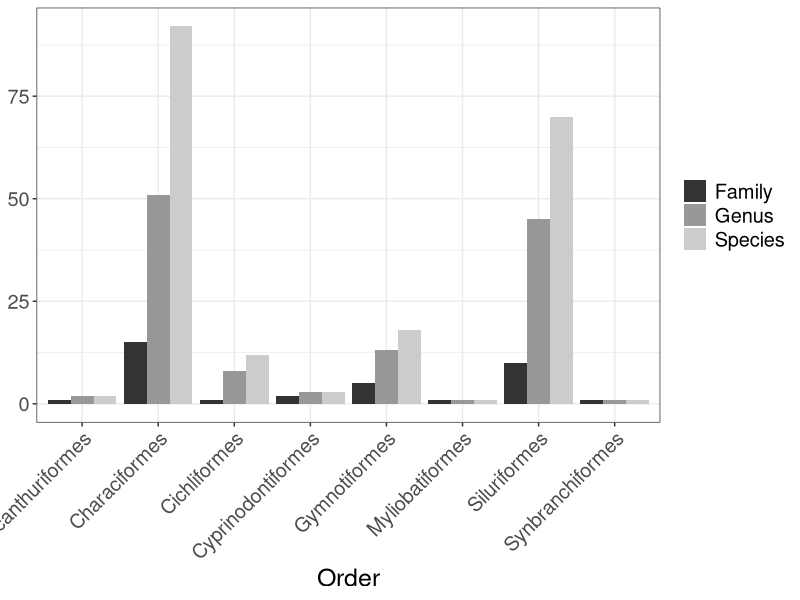

Generate this figure with R: (Note: this script raises an error after producing the figure.)
#PLEASE REFER TO README.txt TO KNOW REQUIRED INPUTS

session<-"your_session_directory_here"
setwd(session)

library(reshape2)
#melt
library(ggplot2)
#ggplot

#How many sp by genus?
taxonomy<-read.table("Taxonomy_spreadsheet.txt", header=T, row.names=NULL,sep="\t")
gensp<-as.data.frame(taxonomy[,8:9])  #only keep Genus and Species column
as.data.frame(table(unique(gensp)$Genus))->genspcount

length(which(genspcount$Freq>1))
length(which(genspcount$Freq>1))/124

#How many individuals by species
as.data.frame(table(taxonomy$Species))->spid
min(spid$Freq)
max(spid$Freq)
mean(spid$Freq)
length(which(spid$Freq>2))
length(which(spid$Freq>2))/length(spid$Freq)
length(which(spid$Freq==1))

#How many sp by order
tax<-as.data.frame(taxonomy[,c(4,5,8,9)])
as.data.frame(table(unique(tax[1:2])$Order))->FamilyFreq
as.data.frame(table(unique(tax[1:3])$Order))->GenFreq
as.data.frame(table(unique(tax[1:4])$Order))->SpFreq
Ordercounts<-as.data.frame(FamilyFreq)
Ordercounts$Genus<-GenFreq$Freq
Ordercounts$Species<-SpFreq$Freq
colnames(Ordercounts)<-c("Order","Family","Genus","Species")
data.m <- melt(Ordercounts, id.vars='Order')

ggplot(data.m, aes(Order, value)) +   
geom_bar(aes(fill = variable),position = "dodge", stat="identity")+
scale_fill_grey()+
guides(fill=guide_legend(title=NULL))+
theme_bw()+
theme(text = element_text(size=18),axis.text.x = element_text(angle=45, hjust=1,vjust=1),axis.title.y=element_blank())

save.image(paste0(session,"/Figure2_data.RData"))
